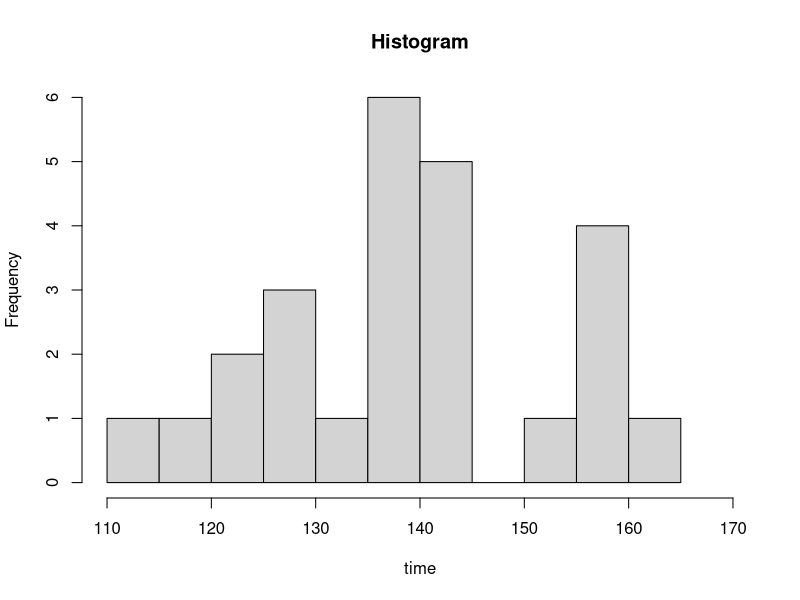
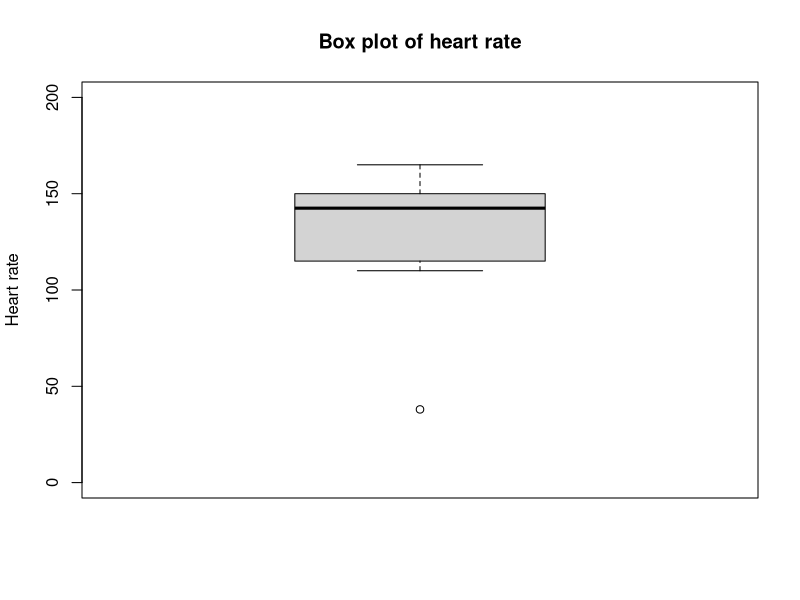
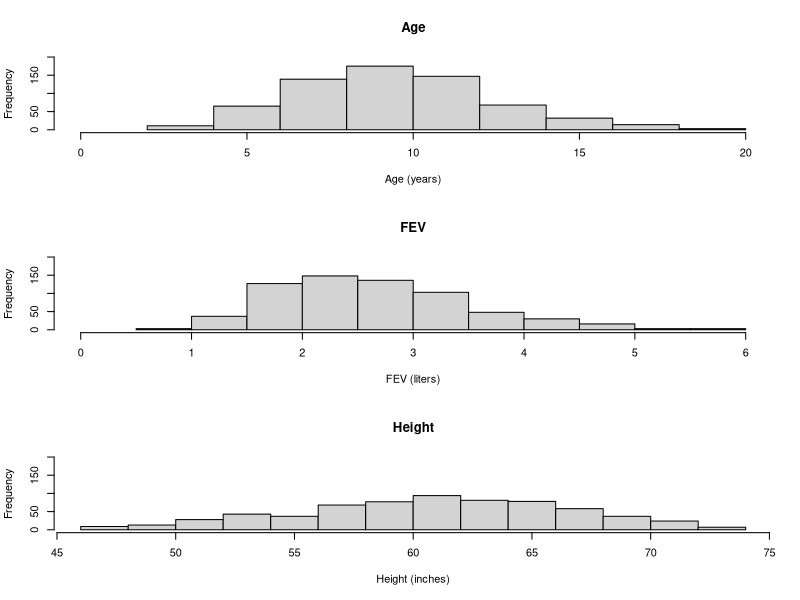
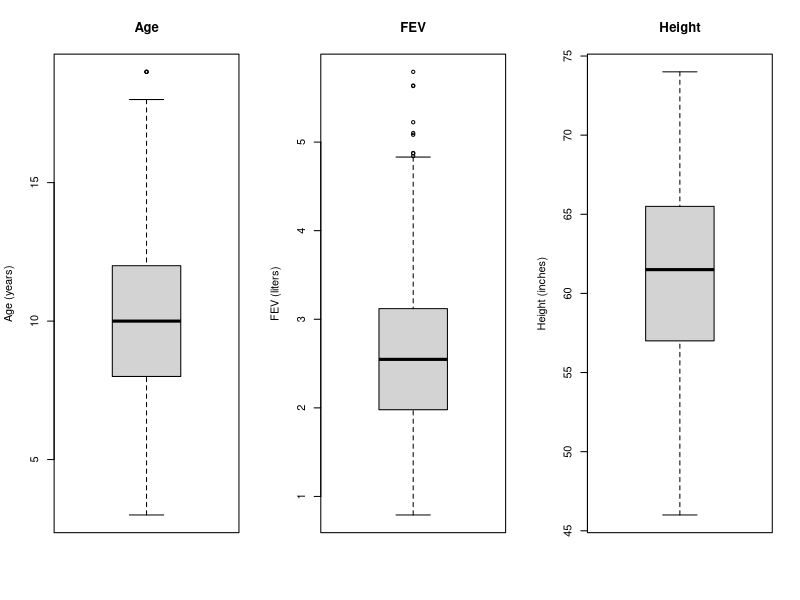
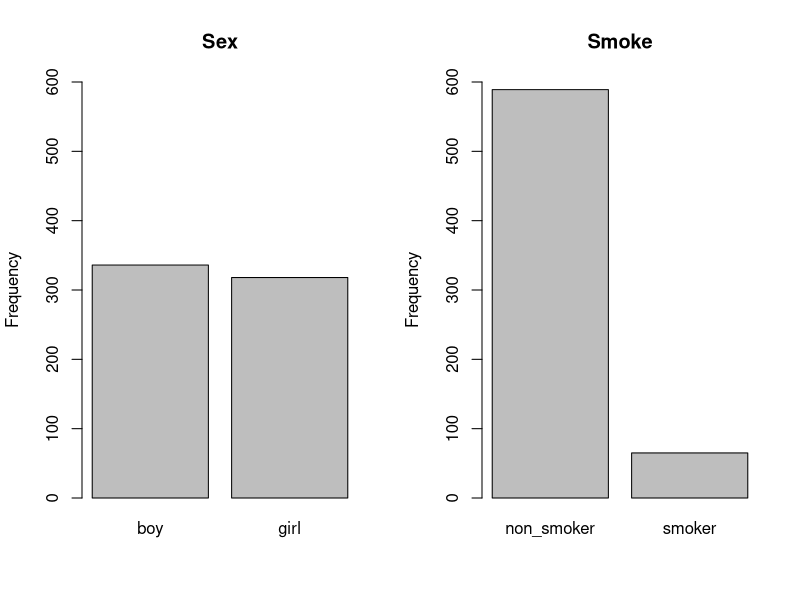
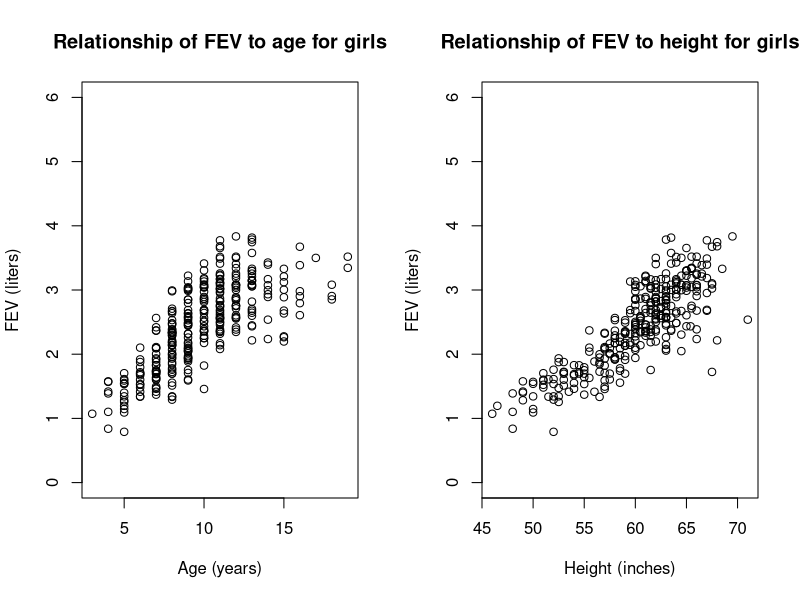
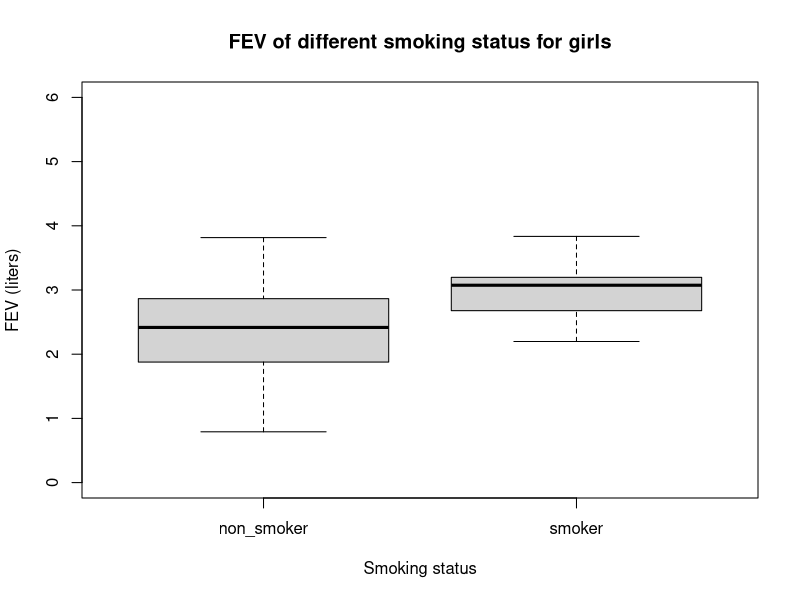
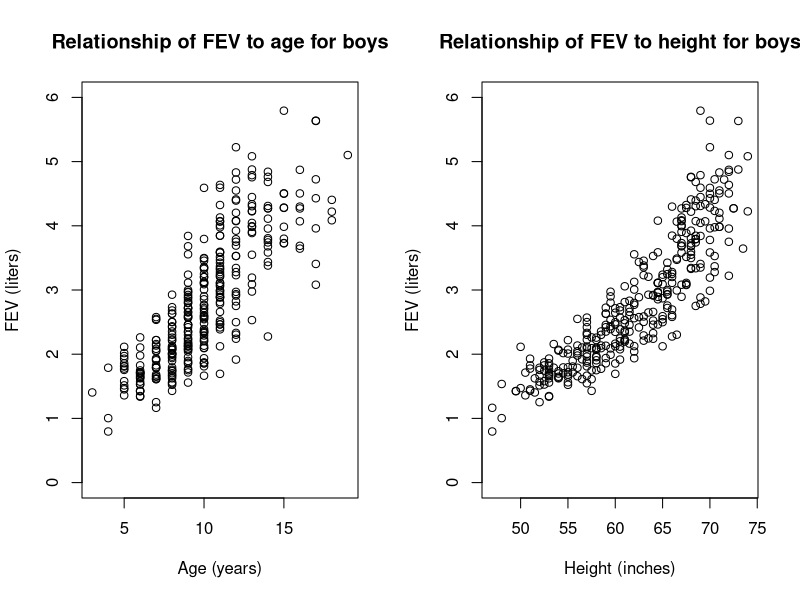

The R script that drew these images, in order:
#Recitation 1 2019 solutions


rm(list = ls())
library(magrittr)
library(readxl)
library(ggplot2)
library(dplyr)
library(tidyverse)

# Q2. ##############################################################################
q2_data = c(113,	118,	121,	123,	126	,128,	130,	135,	136,	137,138,	139,	140,	140,	142	,142	,142,	142	,143,	155,157	,   157,	   158,	   159,	   164)
hist(q2_data, breaks = seq(from = 110, to = 165, by = 5), xlab = "time", xlim = c(110, 170), main = "Histogram")
####################################################################################

# Q3. ##############################################################################
q3_data = c(165,	145,	115,	110,	150,	145,	38,	140,	122,	155)
summary(q3_data)
boxplot(q3_data, main = "Box plot of heart rate", ylab = "Heart rate", ylim = c(0, 200))
#####################################################################################

# Q4. Text book problem. Please mention the page, number , but also type the text Rosner (8th edition), page 38: problems 2.23-2.25 (fev.dat attached).###############

# 2.23 For each variable (other than ID), obtain appropriate descriptive statistics (both numeric and graphic). ##################

#0. input data
data = read_xls("FEV.DAT.xls") %>%
  mutate(Sex = recode(Sex, "0" = "girl", "1" = "boy"),
         Smoke = recode(Smoke, "0" = "non_smoker", "1" = "smoker"))
head(data)
data$Sex = as.factor(data$Sex)
data$Smoke = as.factor(data$Smoke)
data$Id = as.factor(data$Id)

#1. descriptive statistics for continuous variables (age, fev, and hgt)

#numeric description:
continuous_data_list = list(data$Age, data$FEV, data$Hgt)
min = sapply(continuous_data_list, min)
max = sapply(continuous_data_list, max)
mean = sapply(continuous_data_list, mean)
median = sapply(continuous_data_list, median)
sd = sapply(continuous_data_list, sd)
IQR = sapply(continuous_data_list, IQR)
continuous_description = rbind(min, max, mean, median, sd, IQR)
colnames(continuous_description) = c("age", "fev", "hgt")
write.csv(continuous_description, "continuous description.csv")


#graphic description:
#histogram
par(mfrow = c(3,1))
hist(data$Age, ylim = c(0, 200), xlim = c(0,20), xlab = "Age (years)", main = "Age")
hist(data$FEV, ylim = c(0, 200), xlim = c(0,6), , xlab = "FEV (liters)", main = "FEV")
hist(data$Hgt, ylim = c(0, 200), xlab = "Height (inches)", main = "Height")
#boxplot
par(mfrow = c(1,3))
boxplot(data$Age, ylab = "Age (years)", main = "Age")
boxplot(data$FEV, ylab = "FEV (liters)", main = "FEV")
boxplot(data$Hgt, ylab = "Height (inches)", main = "Height")

#2. descriptive statistics for categorical variables (sex and smoke)

#numeric description:
# Sex count
Sex_frequency = table(data$Sex)
# Sex proportion
Sex_proportion = prop.table(table(data$Sex))

Sex_summary = rbind(Sex_frequency, Sex_proportion)
write.csv(Sex_summary, "sex summary.csv")

# Smoke count
Smoke_frequency = table(data$Smoke)
# Smoke proportion
Smoke_proportion = prop.table(table(data$Smoke))

Smoke_summary = rbind(Smoke_frequency, Smoke_proportion)
write.csv(Smoke_summary, "smoke summary.csv")

# two-way table count
xtabs(~Sex + Smoke, data)
# two-way table proportion
prop.table(xtabs(~Sex + Smoke, data))

#graphic description:
par(mfrow = c(1,2))
barplot(table(data$Sex), main = "Sex", ylab = "Frequency", ylim = c(0, 600))
barplot(table(data$Smoke), main = "Smoke", ylab = "Frequency", ylim = c(0, 600))


# 2.24 Use both numeric and graphic measures to assess the relationship of FEV to age, height, and smoking status. (Do this separately for boys and girls.). ################

# 1. For girls
girl = subset(data, Sex == "girl")

# Scatter plots showing the relationship of FEV to age and height
par(mfrow = c(1,2))
plot(girl$Age, girl$FEV, xlab = "Age (years)", ylab = "FEV (liters)", ylim = c(0, 6), main = "Relationship of FEV to age for girls")
plot(girl$Hgt, girl$FEV, xlab = "Height (inches)", ylab = "FEV (liters)", ylim = c(0, 6), main = "Relationship of FEV to height for girls")

# Boxplots and numeric statistics showing the relationship of FEV to smoking status
#boxplot
par(mfrow = c(1,1))
boxplot(FEV ~ Smoke, girl, ylab = "FEV (liters)", xlab = "Smoking status", main = "FEV of different smoking status for girls", ylim = c(0, 6))
#numeric
girl_smoker = summary(subset(girl, Smoke == "smoker")$FEV)
girl_nonsmoker = summary(subset(girl, Smoke == "non_smoker")$FEV)
write.csv(rbind(girl_smoker, girl_nonsmoker), "girl fev x smoke summary.csv")

# 2. For boys
boy = subset(data, Sex == "boy")

# Scatter plots showing the relationship of FEV to age and height
par(mfrow = c(1,2))
plot(boy$Age, boy$FEV, xlab = "Age (years)", ylab = "FEV (liters)", ylim = c(0, 6), main = "Relationship of FEV to age for boys")
plot(boy$Hgt, boy$FEV, xlab = "Height (inches)", ylab = "FEV (liters)", ylim = c(0, 6), main = "Relationship of FEV to height for boys")

# Boxplots and numerical statistics showing the relationship of FEV to smoking status
#boxplot
par(mfrow = c(1,1))
boxplot(FEV ~ Smoke, boy, ylab = "FEV (liters)", xlab = "Smoking status", main = "FEV of different smoking status for boys", ylim = c(0, 6))
#numerical statistics
boy_smoker = summary(subset(boy, Smoke == "smoker")$FEV)
boy_nonsmoker = summary(subset(boy, Smoke == "non_smoker")$FEV)
write.csv(rbind(boy_smoker, boy_nonsmoker), "boy fev x smoke summary.csv")

# 2.25 Compare the pattern of growth of FEV by age for boys and girls. Are there any similarities? Any differences? #####

# 1. Make a scatterplot to compare the pattern of FEV growth:
data %>% 
  ggplot(aes(x = Age, y = FEV, color = Sex)) + 
  geom_point() +
  geom_smooth(method = "lm", se = F) +
  labs(title = "Relationship of FEV to age", x = "Age (years)", y = "FEV (liters)") +
  theme_bw()

# 2. Or, we can follow the hint in the textbook to compare the averages of FEV in each age group.
# Add a new variable: age_group
data = data %>%
  mutate(age_group = factor(ifelse((Age >= 3) & (Age <= 4), "3-4", ifelse((Age >= 5) & (Age <= 9), "5-9", ifelse((Age >= 10) & (Age <= 14), "10-14", ifelse((Age >= 15) & (Age <= 19), "15-19", "other" )))), c("3-4", "5-9", "10-14", "15-19")))
#numerical statistics of each age group
summary_by_agegroup = data %>%
  group_by(Sex, age_group) %>%
  summarise(mean = mean(FEV), sd = sd(FEV)) %>%
  gather(variable, value, mean:sd) %>%
  unite(temp, Sex, variable) %>%
  spread(temp, value)
write.csv(summary_by_agegroup, "summary by age group.csv")
#box plot  
data %>%
  ggplot(aes(x = age_group, y = FEV, color = Sex)) +
  geom_boxplot() +
  labs(title = "Relationship of FEV to age group",  x = "Age (years)", y = "FEV (liters)") +
  theme_bw()



















